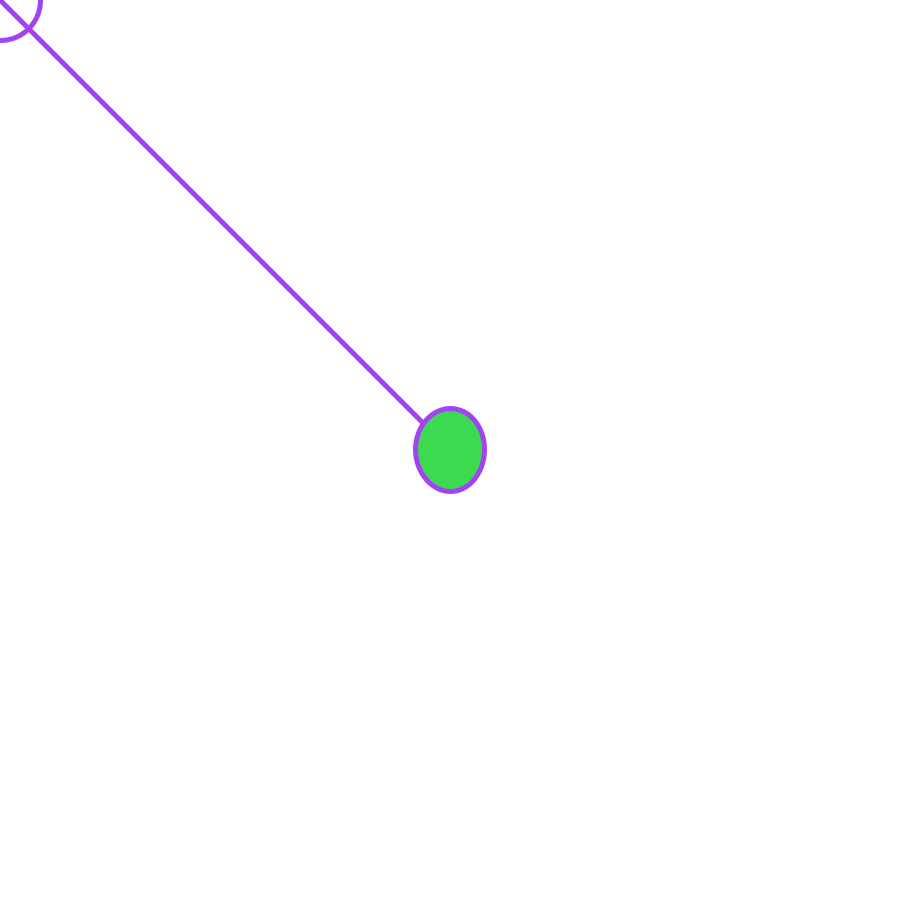
Frame 1 (no input)
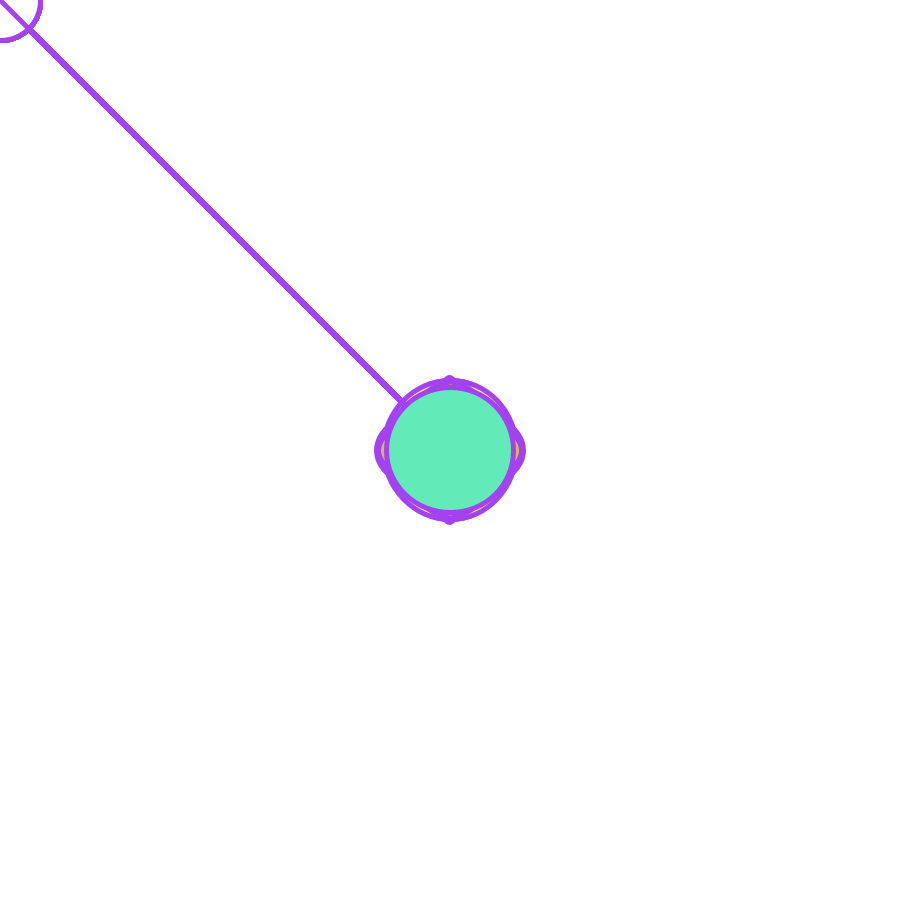
Frame 60 (the mouse pressed at the canvas centre just before this capture)
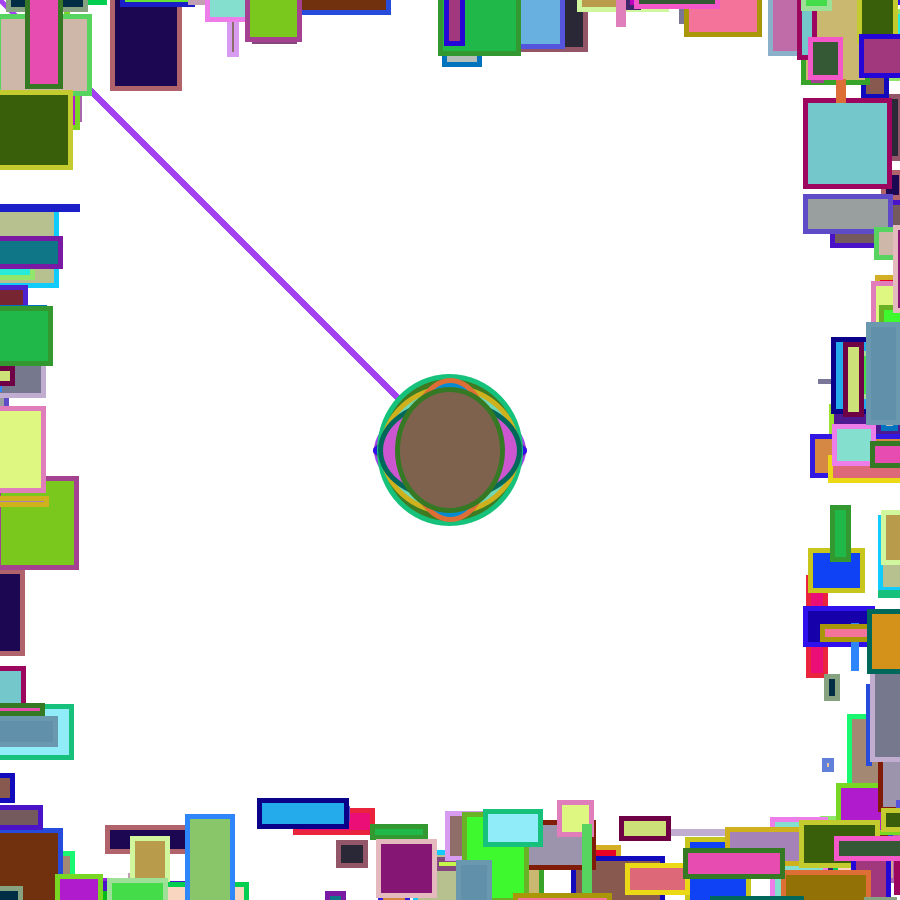
Frame 120 (the mouse held since frame 60 and released just before this capture)

The Processing sketch that drew these frames (run headless with seeded random() and noise(); from frame 60 on, the mouse is pressed at the canvas centre):

// Processing sketch: processing_129857
// ── processing_129857.pde

int c = 450;

void setup ()
{
  size(900, 900);
  strokeWeight(5);
  stroke(random(255), random(255), random(255));
  background(255);  
}
 
void draw ()
{
  {
  if (mousePressed)
  {
    fill(random(255),random(255),random(255));
    my_own();
  }
  else
  {
    fill (255);
  }
  ellipse (mouseX, mouseY, 80, 80);
  line(c, c, mouseX, mouseY);
  fill(random(255),random(255),random(255));
  ellipse(450, 450, random(150),random(150)); 
  }  
} 
void keyPressed()
{
  background (random(255),random(255),random(255));
  stroke(random(255), random(255), random(255));
   
}
 
void my_own()
{
  
  
  {
  stroke(0);
  stroke(random(255),random(255),random(255));
  }

  rect (random(800-900),random(900),random(100),random(100));
  rect (random(900),random(800-900),random(100),random(100));
  rect (random(100)+800,random(900),random(100),random(100));
  rect (random(900),random(100)+800,random(100),random(100));
  fill (random(255),random(255),random(255));
}



 
